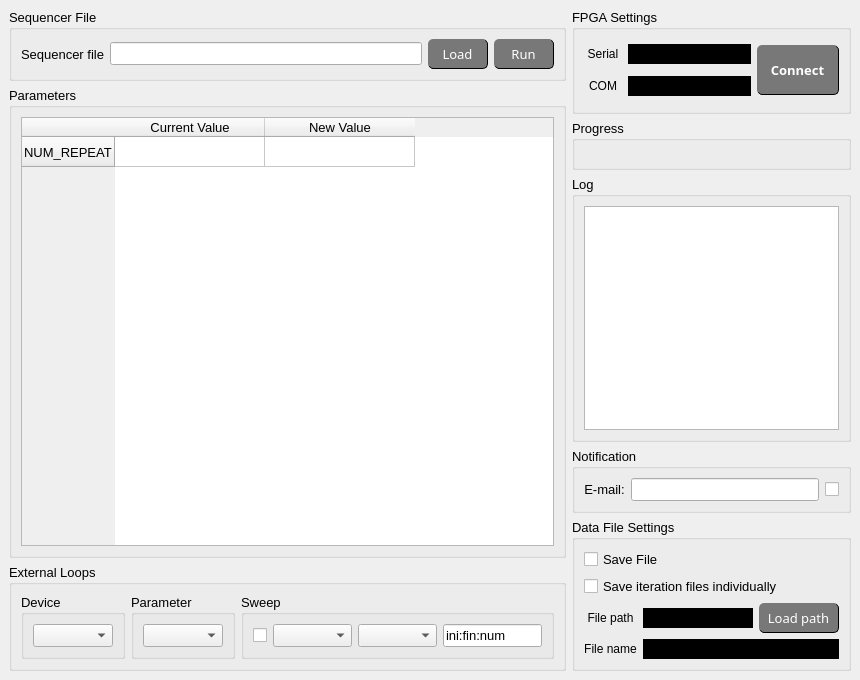
<?xml version="1.0" encoding="UTF-8"?>
<ui version="4.0">
 <class>MainWindow</class>
 <widget class="QMainWindow" name="MainWindow">
  <property name="geometry">
   <rect>
    <x>0</x>
    <y>0</y>
    <width>860</width>
    <height>680</height>
   </rect>
  </property>
  <property name="windowTitle">
   <string>MainWindow</string>
  </property>
  <property name="styleSheet">
   <string notr="true"/>
  </property>
  <widget class="QWidget" name="centralwidget">
   <layout class="QHBoxLayout" name="horizontalLayout_4" stretch="2,1">
    <item>
     <layout class="QVBoxLayout" name="verticalLayout">
      <item>
       <widget class="QGroupBox" name="GBOX_seq_file">
        <property name="maximumSize">
         <size>
          <width>16777215</width>
          <height>80</height>
         </size>
        </property>
        <property name="font">
         <font>
          <family>Arial</family>
          <pointsize>10</pointsize>
         </font>
        </property>
        <property name="title">
         <string>Sequencer File</string>
        </property>
        <layout class="QHBoxLayout" name="horizontalLayout_2">
         <item>
          <widget class="QLabel" name="LBL_seq_file">
           <property name="text">
            <string>Sequencer file</string>
           </property>
          </widget>
         </item>
         <item>
          <widget class="QLineEdit" name="TXT_filename">
           <property name="minimumSize">
            <size>
             <width>80</width>
             <height>0</height>
            </size>
           </property>
          </widget>
         </item>
         <item>
          <widget class="QPushButton" name="BTN_file_load">
           <property name="enabled">
            <bool>true</bool>
           </property>
           <property name="minimumSize">
            <size>
             <width>60</width>
             <height>30</height>
            </size>
           </property>
           <property name="font">
            <font>
             <family>Arial Black</family>
             <pointsize>10</pointsize>
            </font>
           </property>
           <property name="styleSheet">
            <string notr="true">border-radius: 5px ;background-color: rgb(120, 120, 120);  color: rgb(255, 255, 255); color: rgb(255, 255, 255); border-style: outset; border-bottom: 1px solid; border-right: 1px solid</string>
           </property>
           <property name="text">
            <string>Load</string>
           </property>
           <property name="checkable">
            <bool>false</bool>
           </property>
          </widget>
         </item>
         <item>
          <widget class="QPushButton" name="BTN_file_run">
           <property name="enabled">
            <bool>true</bool>
           </property>
           <property name="minimumSize">
            <size>
             <width>60</width>
             <height>30</height>
            </size>
           </property>
           <property name="font">
            <font>
             <family>Arial Black</family>
             <pointsize>10</pointsize>
            </font>
           </property>
           <property name="styleSheet">
            <string notr="true">border-radius: 5px ;background-color: rgb(120, 120, 120);  color: rgb(255, 255, 255); color: rgb(255, 255, 255); border-style: outset; border-bottom: 1px solid; border-right: 1px solid</string>
           </property>
           <property name="text">
            <string>Run</string>
           </property>
           <property name="checkable">
            <bool>true</bool>
           </property>
          </widget>
         </item>
        </layout>
       </widget>
      </item>
      <item>
       <widget class="QGroupBox" name="groupBox_2">
        <property name="font">
         <font>
          <family>Arial</family>
          <pointsize>10</pointsize>
         </font>
        </property>
        <property name="title">
         <string>Parameters</string>
        </property>
        <layout class="QVBoxLayout" name="verticalLayout_3">
         <item>
          <widget class="QTableWidget" name="TBL_parameters">
           <property name="font">
            <font>
             <family>Arial</family>
            </font>
           </property>
           <property name="textElideMode">
            <enum>Qt::ElideMiddle</enum>
           </property>
           <attribute name="horizontalHeaderCascadingSectionResizes">
            <bool>false</bool>
           </attribute>
           <attribute name="horizontalHeaderDefaultSectionSize">
            <number>150</number>
           </attribute>
           <attribute name="horizontalHeaderMinimumSectionSize">
            <number>100</number>
           </attribute>
           <attribute name="horizontalHeaderShowSortIndicator" stdset="0">
            <bool>false</bool>
           </attribute>
           <attribute name="horizontalHeaderStretchLastSection">
            <bool>false</bool>
           </attribute>
           <attribute name="verticalHeaderCascadingSectionResizes">
            <bool>false</bool>
           </attribute>
           <row>
            <property name="text">
             <string>NUM_REPEAT</string>
            </property>
            <property name="textAlignment">
             <set>AlignLeading|AlignVCenter</set>
            </property>
           </row>
           <column>
            <property name="text">
             <string>Current Value</string>
            </property>
           </column>
           <column>
            <property name="text">
             <string>New Value</string>
            </property>
           </column>
           <item row="0" column="0">
            <property name="text">
             <string/>
            </property>
            <property name="textAlignment">
             <set>AlignLeading|AlignVCenter</set>
            </property>
           </item>
           <item row="0" column="1">
            <property name="text">
             <string/>
            </property>
            <property name="textAlignment">
             <set>AlignLeading|AlignVCenter</set>
            </property>
           </item>
          </widget>
         </item>
        </layout>
       </widget>
      </item>
      <item>
       <widget class="QGroupBox" name="groupBox_3">
        <property name="font">
         <font>
          <family>Arial</family>
          <pointsize>10</pointsize>
         </font>
        </property>
        <property name="title">
         <string>External Loops</string>
        </property>
        <layout class="QHBoxLayout" name="horizontalLayout" stretch="1,1,3">
         <item>
          <widget class="QGroupBox" name="groupBox_6">
           <property name="title">
            <string>Device</string>
           </property>
           <layout class="QGridLayout" name="gridLayout">
            <item row="0" column="0">
             <widget class="QComboBox" name="CBOX_device"/>
            </item>
           </layout>
          </widget>
         </item>
         <item>
          <widget class="QGroupBox" name="groupBox_7">
           <property name="title">
            <string>Parameter</string>
           </property>
           <layout class="QGridLayout" name="gridLayout_2">
            <item row="0" column="0">
             <widget class="QComboBox" name="CBOX_parameter"/>
            </item>
           </layout>
          </widget>
         </item>
         <item>
          <widget class="QGroupBox" name="groupBox_8">
           <property name="title">
            <string>Sweep</string>
           </property>
           <layout class="QHBoxLayout" name="horizontalLayout_6">
            <item>
             <widget class="QCheckBox" name="CHBOX_sweep">
              <property name="text">
               <string/>
              </property>
             </widget>
            </item>
            <item>
             <widget class="QComboBox" name="CBOX_sweep_option_0"/>
            </item>
            <item>
             <widget class="QComboBox" name="CBOX_sweep_option_1"/>
            </item>
            <item>
             <widget class="QLineEdit" name="TXT_sweep">
              <property name="text">
               <string>ini:fin:num</string>
              </property>
             </widget>
            </item>
           </layout>
          </widget>
         </item>
        </layout>
       </widget>
      </item>
     </layout>
    </item>
    <item>
     <layout class="QVBoxLayout" name="verticalLayout_2">
      <item>
       <widget class="QGroupBox" name="GBOX_fpga">
        <property name="minimumSize">
         <size>
          <width>0</width>
          <height>105</height>
         </size>
        </property>
        <property name="font">
         <font>
          <family>Arial</family>
          <pointsize>10</pointsize>
         </font>
        </property>
        <property name="title">
         <string>FPGA Settings</string>
        </property>
        <layout class="QGridLayout" name="gridLayout_5">
         <item row="0" column="3" colspan="2">
          <widget class="QLineEdit" name="TXT_serial">
           <property name="minimumSize">
            <size>
             <width>0</width>
             <height>20</height>
            </size>
           </property>
           <property name="maximumSize">
            <size>
             <width>250</width>
             <height>16777215</height>
            </size>
           </property>
           <property name="styleSheet">
            <string notr="true">QLineEdit { border: none;
background-color:rgb(0,0,0);
color:rgb(255, 255, 255); }</string>
           </property>
           <property name="alignment">
            <set>Qt::AlignCenter</set>
           </property>
          </widget>
         </item>
         <item row="0" column="2">
          <widget class="QLabel" name="LBL_fpga_serial">
           <property name="font">
            <font>
             <family>Arial</family>
             <pointsize>9</pointsize>
            </font>
           </property>
           <property name="text">
            <string>Serial</string>
           </property>
           <property name="alignment">
            <set>Qt::AlignCenter</set>
           </property>
          </widget>
         </item>
         <item row="1" column="2">
          <widget class="QLabel" name="LBL_fpga_com">
           <property name="font">
            <font>
             <family>Arial</family>
             <pointsize>9</pointsize>
            </font>
           </property>
           <property name="text">
            <string>COM</string>
           </property>
           <property name="alignment">
            <set>Qt::AlignCenter</set>
           </property>
          </widget>
         </item>
         <item row="1" column="3" colspan="2">
          <widget class="QLineEdit" name="TXT_com">
           <property name="minimumSize">
            <size>
             <width>0</width>
             <height>20</height>
            </size>
           </property>
           <property name="maximumSize">
            <size>
             <width>250</width>
             <height>16777215</height>
            </size>
           </property>
           <property name="styleSheet">
            <string notr="true">QLineEdit { border: none;
background-color:rgb(0,0,0);
color:rgb(255, 255, 255); }</string>
           </property>
           <property name="alignment">
            <set>Qt::AlignCenter</set>
           </property>
          </widget>
         </item>
         <item row="0" column="5" rowspan="2">
          <widget class="QPushButton" name="BTN_fpga_connect">
           <property name="enabled">
            <bool>true</bool>
           </property>
           <property name="minimumSize">
            <size>
             <width>50</width>
             <height>50</height>
            </size>
           </property>
           <property name="font">
            <font>
             <family>Arial Black</family>
             <pointsize>10</pointsize>
             <weight>75</weight>
             <bold>true</bold>
            </font>
           </property>
           <property name="styleSheet">
            <string notr="true">border-radius: 5px ;background-color: rgb(120, 120, 120);  color: rgb(255, 255, 255); color: rgb(255, 255, 255); border-style: outset; border-bottom: 1px solid; border-right: 1px solid</string>
           </property>
           <property name="text">
            <string>    Connect    </string>
           </property>
           <property name="checkable">
            <bool>true</bool>
           </property>
           <property name="checked">
            <bool>false</bool>
           </property>
           <property name="autoDefault">
            <bool>false</bool>
           </property>
          </widget>
         </item>
        </layout>
       </widget>
      </item>
      <item>
       <widget class="QGroupBox" name="GBOX_progress">
        <property name="minimumSize">
         <size>
          <width>0</width>
          <height>50</height>
         </size>
        </property>
        <property name="font">
         <font>
          <family>Arial</family>
          <pointsize>10</pointsize>
         </font>
        </property>
        <property name="title">
         <string>Progress</string>
        </property>
       </widget>
      </item>
      <item>
       <widget class="QGroupBox" name="GBOX_log">
        <property name="font">
         <font>
          <family>Arial</family>
          <pointsize>10</pointsize>
         </font>
        </property>
        <property name="title">
         <string>Log</string>
        </property>
        <layout class="QGridLayout" name="gridLayout_4">
         <item row="0" column="0">
          <widget class="QPlainTextEdit" name="TXT_log">
           <property name="focusPolicy">
            <enum>Qt::NoFocus</enum>
           </property>
           <property name="undoRedoEnabled">
            <bool>true</bool>
           </property>
           <property name="readOnly">
            <bool>true</bool>
           </property>
           <property name="plainText">
            <string/>
           </property>
           <property name="textInteractionFlags">
            <set>Qt::NoTextInteraction</set>
           </property>
          </widget>
         </item>
        </layout>
       </widget>
      </item>
      <item>
       <widget class="QGroupBox" name="groupBox">
        <property name="minimumSize">
         <size>
          <width>0</width>
          <height>50</height>
         </size>
        </property>
        <property name="font">
         <font>
          <family>Arial</family>
          <pointsize>10</pointsize>
         </font>
        </property>
        <property name="title">
         <string>Notification</string>
        </property>
        <layout class="QHBoxLayout" name="horizontalLayout_3">
         <item>
          <widget class="QLabel" name="NON_mail">
           <property name="text">
            <string>E-mail:</string>
           </property>
           <property name="alignment">
            <set>Qt::AlignCenter</set>
           </property>
          </widget>
         </item>
         <item>
          <widget class="QLineEdit" name="TXT_mail"/>
         </item>
         <item>
          <widget class="QCheckBox" name="CHBOX_mail">
           <property name="text">
            <string/>
           </property>
          </widget>
         </item>
        </layout>
       </widget>
      </item>
      <item>
       <widget class="QGroupBox" name="GBOX_data">
        <property name="font">
         <font>
          <family>Arial</family>
          <pointsize>10</pointsize>
         </font>
        </property>
        <property name="title">
         <string>Data File Settings</string>
        </property>
        <layout class="QGridLayout" name="gridLayout_6">
         <item row="2" column="5">
          <widget class="QPushButton" name="BTN_data_path">
           <property name="enabled">
            <bool>true</bool>
           </property>
           <property name="minimumSize">
            <size>
             <width>80</width>
             <height>30</height>
            </size>
           </property>
           <property name="font">
            <font>
             <family>Arial Black</family>
             <pointsize>10</pointsize>
            </font>
           </property>
           <property name="styleSheet">
            <string notr="true">border-radius: 5px ;background-color: rgb(120, 120, 120);  color: rgb(255, 255, 255); color: rgb(255, 255, 255); border-style: outset; border-bottom: 1px solid; border-right: 1px solid</string>
           </property>
           <property name="text">
            <string>Load path</string>
           </property>
          </widget>
         </item>
         <item row="3" column="2">
          <widget class="QLabel" name="LBL_com_2">
           <property name="font">
            <font>
             <family>Arial</family>
             <pointsize>9</pointsize>
            </font>
           </property>
           <property name="text">
            <string>File name</string>
           </property>
           <property name="alignment">
            <set>Qt::AlignCenter</set>
           </property>
          </widget>
         </item>
         <item row="3" column="3" colspan="3">
          <widget class="QLineEdit" name="TXT_data_filename">
           <property name="minimumSize">
            <size>
             <width>0</width>
             <height>20</height>
            </size>
           </property>
           <property name="maximumSize">
            <size>
             <width>16777215</width>
             <height>16777215</height>
            </size>
           </property>
           <property name="styleSheet">
            <string notr="true">QLineEdit { border: none;
background-color:rgb(0,0,0);
color:rgb(255, 255, 255); }</string>
           </property>
           <property name="alignment">
            <set>Qt::AlignLeading|Qt::AlignLeft|Qt::AlignVCenter</set>
           </property>
          </widget>
         </item>
         <item row="2" column="2">
          <widget class="QLabel" name="LBL_data_path">
           <property name="font">
            <font>
             <family>Arial</family>
             <pointsize>9</pointsize>
            </font>
           </property>
           <property name="text">
            <string>File path</string>
           </property>
           <property name="alignment">
            <set>Qt::AlignCenter</set>
           </property>
          </widget>
         </item>
         <item row="2" column="3" colspan="2">
          <widget class="QLineEdit" name="TXT_data_path">
           <property name="minimumSize">
            <size>
             <width>0</width>
             <height>20</height>
            </size>
           </property>
           <property name="maximumSize">
            <size>
             <width>250</width>
             <height>16777215</height>
            </size>
           </property>
           <property name="styleSheet">
            <string notr="true">QLineEdit { border: none;
background-color:rgb(0,0,0);
color:rgb(255, 255, 255); }</string>
           </property>
           <property name="alignment">
            <set>Qt::AlignLeading|Qt::AlignLeft|Qt::AlignVCenter</set>
           </property>
          </widget>
         </item>
         <item row="1" column="2" colspan="4">
          <widget class="QCheckBox" name="CHBOX_individual">
           <property name="text">
            <string>Save iteration files individually</string>
           </property>
          </widget>
         </item>
         <item row="0" column="2" colspan="4">
          <widget class="QCheckBox" name="CHBOX_save">
           <property name="text">
            <string>Save File</string>
           </property>
          </widget>
         </item>
        </layout>
       </widget>
      </item>
     </layout>
    </item>
   </layout>
  </widget>
 </widget>
 <resources/>
 <connections>
  <connection>
   <sender>BTN_file_load</sender>
   <signal>clicked()</signal>
   <receiver>MainWindow</receiver>
   <slot>buttonFileLoadPressed()</slot>
   <hints>
    <hint type="sourcelabel">
     <x>410</x>
     <y>51</y>
    </hint>
    <hint type="destinationlabel">
     <x>1063</x>
     <y>12</y>
    </hint>
   </hints>
  </connection>
  <connection>
   <sender>BTN_file_run</sender>
   <signal>toggled(bool)</signal>
   <receiver>MainWindow</receiver>
   <slot>buttonFileRunPressed()</slot>
   <hints>
    <hint type="sourcelabel">
     <x>497</x>
     <y>51</y>
    </hint>
    <hint type="destinationlabel">
     <x>983</x>
     <y>34</y>
    </hint>
   </hints>
  </connection>
  <connection>
   <sender>BTN_fpga_connect</sender>
   <signal>toggled(bool)</signal>
   <receiver>MainWindow</receiver>
   <slot>buttonFPGAConnPressed()</slot>
   <hints>
    <hint type="sourcelabel">
     <x>761</x>
     <y>50</y>
    </hint>
    <hint type="destinationlabel">
     <x>859</x>
     <y>62</y>
    </hint>
   </hints>
  </connection>
  <connection>
   <sender>BTN_data_path</sender>
   <signal>clicked()</signal>
   <receiver>MainWindow</receiver>
   <slot>buttonDataLoadPathPressed()</slot>
   <hints>
    <hint type="sourcelabel">
     <x>739</x>
     <y>542</y>
    </hint>
    <hint type="destinationlabel">
     <x>911</x>
     <y>512</y>
    </hint>
   </hints>
  </connection>
  <connection>
   <sender>CBOX_device</sender>
   <signal>currentTextChanged(QString)</signal>
   <receiver>MainWindow</receiver>
   <slot>selectComboDevice()</slot>
   <hints>
    <hint type="sourcelabel">
     <x>80</x>
     <y>558</y>
    </hint>
    <hint type="destinationlabel">
     <x>368</x>
     <y>642</y>
    </hint>
   </hints>
  </connection>
  <connection>
   <sender>CHBOX_sweep</sender>
   <signal>toggled(bool)</signal>
   <receiver>MainWindow</receiver>
   <slot>checkDeviceSweep()</slot>
   <hints>
    <hint type="sourcelabel">
     <x>292</x>
     <y>561</y>
    </hint>
    <hint type="destinationlabel">
     <x>1059</x>
     <y>446</y>
    </hint>
   </hints>
  </connection>
  <connection>
   <sender>CHBOX_individual</sender>
   <signal>toggled(bool)</signal>
   <receiver>MainWindow</receiver>
   <slot>checkIndividualSave()</slot>
   <hints>
    <hint type="sourcelabel">
     <x>548</x>
     <y>508</y>
    </hint>
    <hint type="destinationlabel">
     <x>906</x>
     <y>497</y>
    </hint>
   </hints>
  </connection>
 </connections>
 <slots>
  <slot>buttonFileRunPressed()</slot>
  <slot>buttonFileLoadPressed()</slot>
  <slot>buttonFPGAConnPressed()</slot>
  <slot>buttonDataLoadPathPressed()</slot>
  <slot>selectComboDevice()</slot>
  <slot>checkDeviceSweep()</slot>
  <slot>checkIndividualSave()</slot>
 </slots>
</ui>
